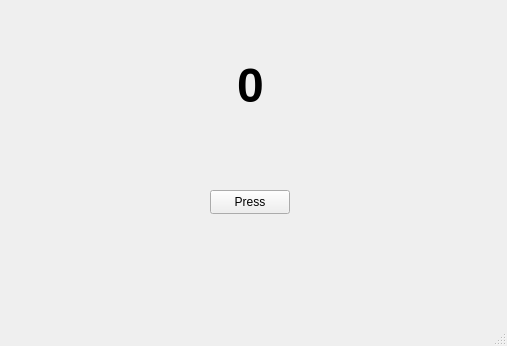
<?xml version="1.0" encoding="UTF-8"?>
<ui version="4.0">
 <class>MainWindow</class>
 <widget class="QMainWindow" name="MainWindow">
  <property name="geometry">
   <rect>
    <x>0</x>
    <y>0</y>
    <width>507</width>
    <height>346</height>
   </rect>
  </property>
  <property name="windowTitle">
   <string>MainWindow</string>
  </property>
  <widget class="QWidget" name="centralwidget">
   <widget class="QLabel" name="label">
    <property name="geometry">
     <rect>
      <x>100</x>
      <y>50</y>
      <width>301</width>
      <height>71</height>
     </rect>
    </property>
    <property name="font">
     <font>
      <pointsize>36</pointsize>
      <bold>true</bold>
     </font>
    </property>
    <property name="text">
     <string>0</string>
    </property>
    <property name="alignment">
     <set>Qt::AlignCenter</set>
    </property>
   </widget>
   <widget class="QPushButton" name="press">
    <property name="geometry">
     <rect>
      <x>210</x>
      <y>190</y>
      <width>80</width>
      <height>24</height>
     </rect>
    </property>
    <property name="text">
     <string>Press</string>
    </property>
   </widget>
   <widget class="QLabel" name="hint">
    <property name="geometry">
     <rect>
      <x>190</x>
      <y>140</y>
      <width>111</width>
      <height>20</height>
     </rect>
    </property>
    <property name="text">
     <string/>
    </property>
   </widget>
  </widget>
  <widget class="QMenuBar" name="menubar">
   <property name="geometry">
    <rect>
     <x>0</x>
     <y>0</y>
     <width>507</width>
     <height>21</height>
    </rect>
   </property>
  </widget>
  <widget class="QStatusBar" name="statusbar"/>
 </widget>
 <resources/>
 <connections/>
</ui>
